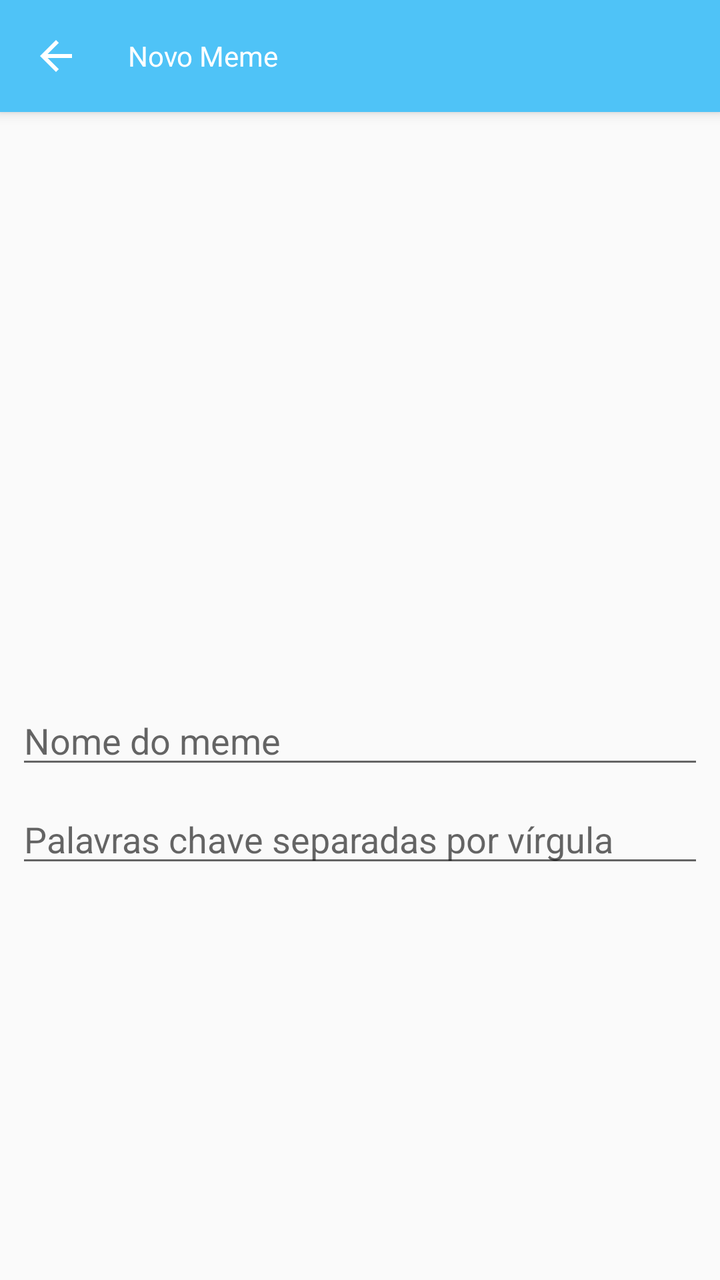
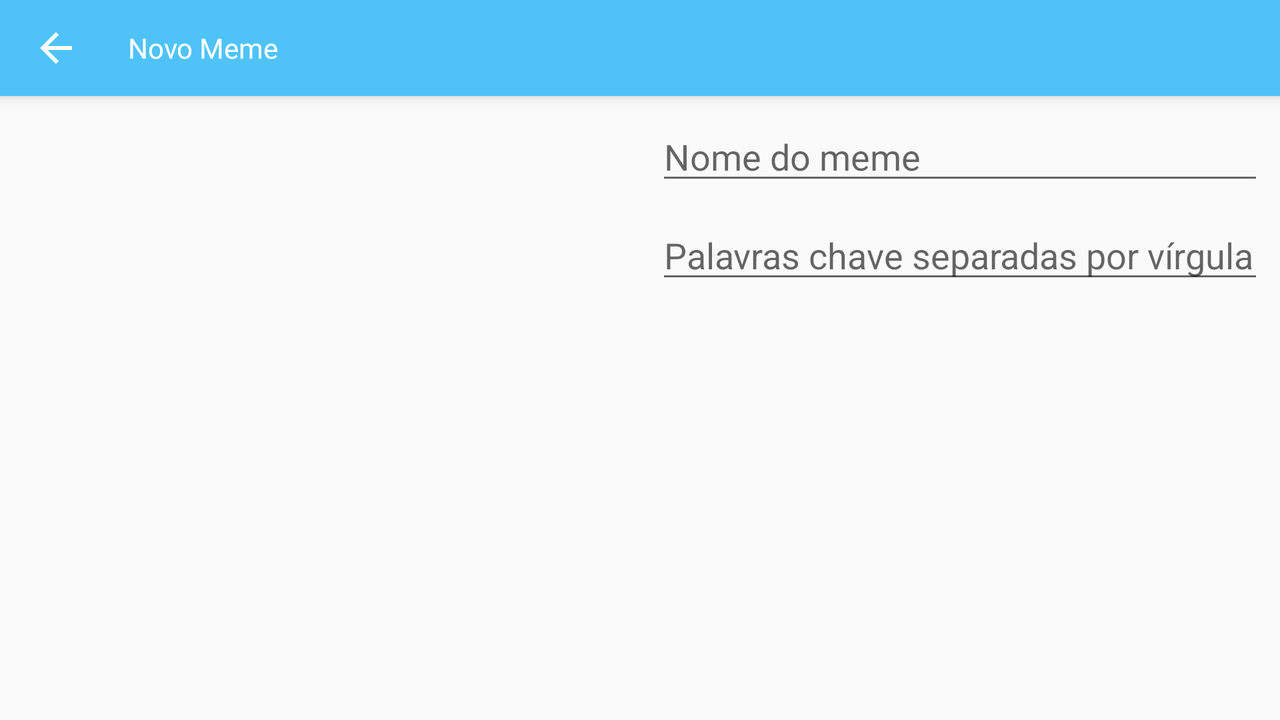

The same Android screen from two of the app's own layout files: first res/layout/ as a phone draws it, then the repository's variant for another configuration, drawn on a device whose configuration selects that folder. Both files follow.
<!-- AndroidManifest.xml: application theme AppTheme -->
<!-- res/layout/activity_edit.xml -->
<?xml version="1.0" encoding="utf-8"?>
<android.support.design.widget.CoordinatorLayout xmlns:android="http://schemas.android.com/apk/res/android"
    xmlns:app="http://schemas.android.com/apk/res-auto"
    xmlns:tools="http://schemas.android.com/tools"
    android:layout_width="match_parent"
    android:layout_height="match_parent"
    tools:context=".ui.EditActivity">

    <android.support.design.widget.AppBarLayout
        android:layout_width="match_parent"
        android:layout_height="wrap_content"
        android:animateLayoutChanges="true"
        android:elevation="@dimen/menu_elevation"
        android:fitsSystemWindows="true">

        <android.support.v7.widget.Toolbar
            android:id="@+id/search_toolbar"
            android:layout_width="match_parent"
            android:layout_height="?actionBarSize"
            android:background="@color/webSearchToolbar"
            android:visibility="visible">

            <android.support.constraint.ConstraintLayout
                android:layout_width="match_parent"
                android:layout_height="match_parent">

                <ImageView
                    android:id="@+id/menu_back"
                    android:layout_width="wrap_content"
                    android:layout_height="match_parent"
                    android:src="@drawable/ic_arrow_24dp"
                    app:layout_constraintStart_toStartOf="parent"
                    android:contentDescription="@string/back" />

                <TextView
                    android:layout_width="wrap_content"
                    android:layout_height="match_parent"
                    android:layout_marginStart="@dimen/menu_margin"
                    android:gravity="center_vertical"
                    android:text="@string/new_meme"
                    android:textColor="@android:color/white"
                    app:layout_constraintStart_toEndOf="@+id/menu_back" />


                <ImageView
                    android:id="@+id/menu_ok"
                    android:layout_width="wrap_content"
                    android:layout_height="match_parent"
                    android:layout_marginEnd="@dimen/menu_margin_end"
                    android:src="@drawable/ic_check_24dp"
                    app:layout_constraintEnd_toEndOf="parent"
                    android:contentDescription="@string/ok" />


            </android.support.constraint.ConstraintLayout>

        </android.support.v7.widget.Toolbar>

    </android.support.design.widget.AppBarLayout>

        <android.support.constraint.ConstraintLayout
            android:layout_width="match_parent"
            android:layout_height="match_parent"
            app:layout_behavior="@string/appbar_scrolling_view_behavior">

            <ImageView
                android:id="@+id/image_meme"
                android:layout_width="match_parent"
                android:layout_height="0dp"
                android:layout_marginStart="@dimen/normal_pad"
                android:layout_marginTop="@dimen/normal_pad"
                android:layout_marginEnd="@dimen/normal_pad"
                android:layout_marginBottom="@dimen/normal_pad"
                android:contentDescription="@string/meme_image"
                android:scaleType="fitCenter"
                app:layout_constraintBottom_toTopOf="@+id/guideline4"
                app:layout_constraintEnd_toEndOf="parent"
                app:layout_constraintHorizontal_bias="0.0"
                app:layout_constraintStart_toStartOf="parent"
                app:layout_constraintTop_toTopOf="parent"
                app:layout_constraintVertical_bias="1.0" />

            <EditText
                android:id="@+id/editText_name"
                android:layout_width="match_parent"
                android:layout_height="wrap_content"
                android:layout_marginStart="@dimen/normal_pad"
                android:layout_marginEnd="@dimen/normal_pad"
                android:hint="@string/meme_name"
                android:inputType="text"
                android:maxLines="1"
                app:layout_constraintEnd_toEndOf="parent"
                app:layout_constraintStart_toStartOf="parent"
                app:layout_constraintTop_toBottomOf="@+id/guideline4" />

            <EditText
                android:id="@+id/editText_tags"
                android:layout_width="match_parent"
                android:layout_height="wrap_content"
                android:layout_marginStart="@dimen/normal_pad"
                android:layout_marginTop="8dp"
                android:layout_marginEnd="@dimen/normal_pad"
                android:hint="@string/tags_hint"
                android:inputType="text"
                android:maxLines="1"
                app:layout_constraintEnd_toEndOf="parent"
                app:layout_constraintStart_toStartOf="parent"
                app:layout_constraintTop_toBottomOf="@+id/editText_name" />

            <android.support.v7.widget.RecyclerView
                android:id="@+id/recyclerView_groups"
                android:layout_width="match_parent"
                android:layout_height="wrap_content"
                android:layout_margin="@dimen/normal_pad"
                android:layout_marginStart="@dimen/normal_pad"
                android:layout_marginTop="8dp"
                android:layout_marginEnd="@dimen/normal_pad"
                app:layout_constraintBottom_toBottomOf="parent"
                app:layout_constraintEnd_toEndOf="parent"
                app:layout_constraintStart_toStartOf="parent"
                app:layout_constraintTop_toBottomOf="@+id/editText_tags"
                app:layout_constraintVertical_bias="0.0" />

            <android.support.constraint.Guideline
                android:id="@+id/guideline4"
                android:layout_width="wrap_content"
                android:layout_height="wrap_content"
                android:orientation="horizontal"
                app:layout_constraintGuide_percent=".5" />

        </android.support.constraint.ConstraintLayout>


</android.support.design.widget.CoordinatorLayout>
<!-- resources referenced by this layout -->
<resources>
  <color name="webSearchToolbar">#4fc3f7</color>
  <dimen name="menu_elevation">4dp</dimen>
  <dimen name="menu_margin">24dp</dimen>
  <dimen name="menu_margin_end">16dp</dimen>
  <dimen name="normal_pad">8dp</dimen>
  <!-- drawable ic_arrow_24dp (drawable) -->
  <vector android:height="24dp" android:tint="#FFFFFF"
      android:viewportHeight="24.0" android:viewportWidth="24.0"
      android:width="24dp" xmlns:android="http://schemas.android.com/apk/res/android">
      <path android:fillColor="@color/icon" android:pathData="M20,11H7.83l5.59,-5.59L12,4l-8,8 8,8 1.41,-1.41L7.83,13H20v-2z"/>
  </vector>
  <string name="back">Voltar</string>
  <string name="meme_image">Imagem do meme</string>
  <string name="meme_name">Nome do meme</string>
  <string name="new_meme">Novo Meme</string>
  <string name="ok">OK</string>
  <string name="tags_hint">Palavras chave separadas por vírgula</string>
  <style name="AppTheme" parent="Theme.AppCompat.Light.NoActionBar">
          
          <item name="colorPrimary">@color/colorPrimary</item>
          <item name="colorPrimaryDark">@color/colorPrimaryDark</item>
          <item name="colorAccent">@color/colorAccent</item>
          <item name="actionOverflowButtonStyle">@style/MyOverflowButtonStyle</item>
      </style>
  <color name="icon">#ffffff</color>
  <color name="colorPrimary">#ff8a65</color>
  <color name="colorPrimaryDark">#e47451</color>
  <color name="colorAccent">#1976d2</color>
  <style name="MyOverflowButtonStyle" parent="Widget.AppCompat.ActionButton.Overflow">
          <item name="android:tint">@color/icon</item>
      </style>
</resources>
<!-- res/layout-land/activity_edit.xml (the repository's variant of the layout above) -->
<!-- drawn on the phone turned sideways -->
<?xml version="1.0" encoding="utf-8"?>
<android.support.design.widget.CoordinatorLayout xmlns:android="http://schemas.android.com/apk/res/android"
    xmlns:app="http://schemas.android.com/apk/res-auto"
    xmlns:tools="http://schemas.android.com/tools"
    android:layout_width="match_parent"
    android:layout_height="match_parent"
    tools:context=".ui.EditActivity">

    <android.support.design.widget.AppBarLayout
        android:layout_width="match_parent"
        android:layout_height="wrap_content"
        android:animateLayoutChanges="true"
        android:elevation="@dimen/menu_elevation"
        android:fitsSystemWindows="true">

        <android.support.v7.widget.Toolbar
            android:id="@+id/search_toolbar"
            android:layout_width="match_parent"
            android:layout_height="?actionBarSize"
            android:background="@color/webSearchToolbar"
            android:visibility="visible">

            <android.support.constraint.ConstraintLayout
                android:layout_width="match_parent"
                android:layout_height="match_parent">

                <ImageView
                    android:id="@+id/menu_back"
                    android:layout_width="wrap_content"
                    android:layout_height="match_parent"
                    android:src="@drawable/ic_arrow_24dp"
                    app:layout_constraintStart_toStartOf="parent"
                    android:contentDescription="@string/back" />

                <TextView
                    android:layout_width="wrap_content"
                    android:layout_height="match_parent"
                    android:layout_marginStart="@dimen/menu_margin"
                    android:gravity="center_vertical"
                    android:text="@string/new_meme"
                    android:textColor="@android:color/white"
                    app:layout_constraintStart_toEndOf="@+id/menu_back" />


                <ImageView
                    android:id="@+id/menu_ok"
                    android:layout_width="wrap_content"
                    android:layout_height="match_parent"
                    android:layout_marginEnd="@dimen/menu_margin_end"
                    android:src="@drawable/ic_check_24dp"
                    app:layout_constraintEnd_toEndOf="parent"
                    android:contentDescription="@string/ok" />


            </android.support.constraint.ConstraintLayout>

        </android.support.v7.widget.Toolbar>

    </android.support.design.widget.AppBarLayout>

        <android.support.constraint.ConstraintLayout
            android:layout_width="match_parent"
            android:layout_height="match_parent"
            app:layout_behavior="@string/appbar_scrolling_view_behavior">

            <ImageView
                android:id="@+id/image_meme"
                android:layout_width="0dp"
                android:layout_height="0dp"
                android:layout_marginStart="@dimen/normal_pad"
                android:layout_marginTop="@dimen/normal_pad"
                android:layout_marginEnd="@dimen/normal_pad"
                android:layout_marginBottom="@dimen/normal_pad"
                android:contentDescription="@string/meme_image"
                android:scaleType="fitCenter"
                app:layout_constraintBottom_toBottomOf="parent"
                app:layout_constraintEnd_toStartOf="@+id/guideline2"
                app:layout_constraintStart_toStartOf="parent"
                app:layout_constraintTop_toTopOf="parent" />

            <android.support.constraint.Guideline
                android:id="@+id/guideline2"
                android:layout_width="wrap_content"
                android:layout_height="wrap_content"
                android:orientation="vertical"
                app:layout_constraintEnd_toEndOf="parent"
                app:layout_constraintGuide_percent=".5"
                app:layout_constraintStart_toStartOf="parent" />

            <EditText
                android:id="@+id/editText_name"
                android:layout_width="0dp"
                android:layout_height="wrap_content"
                android:layout_marginStart="@dimen/normal_pad"
                android:layout_marginTop="@dimen/normal_pad"
                android:layout_marginEnd="@dimen/normal_pad"
                android:hint="@string/meme_name"
                android:inputType="text"
                android:maxLines="1"
                android:textAlignment="textStart"
                app:layout_constraintEnd_toEndOf="parent"
                app:layout_constraintStart_toStartOf="@+id/guideline2"
                app:layout_constraintTop_toTopOf="parent" />

            <EditText
                android:id="@+id/editText_tags"
                android:layout_width="0dp"
                android:layout_height="wrap_content"
                android:layout_marginStart="@dimen/normal_pad"
                android:layout_marginTop="@dimen/normal_pad"
                android:layout_marginEnd="@dimen/normal_pad"
                android:hint="@string/tags_hint"
                android:inputType="text"
                android:maxLines="1"
                android:textAlignment="textStart"
                app:layout_constraintEnd_toEndOf="parent"
                app:layout_constraintStart_toStartOf="@+id/guideline2"
                app:layout_constraintTop_toBottomOf="@+id/editText_name" />

            <android.support.v7.widget.RecyclerView
                android:id="@+id/recyclerView_groups"
                android:layout_width="0dp"
                android:layout_height="wrap_content"
                android:layout_margin="@dimen/normal_pad"
                android:layout_marginStart="@dimen/normal_pad"
                android:layout_marginTop="@dimen/normal_pad"
                android:layout_marginEnd="@dimen/normal_pad"
                android:layout_marginBottom="@dimen/normal_pad"
                android:foregroundGravity="top"
                app:layout_constraintBottom_toBottomOf="parent"
                app:layout_constraintEnd_toEndOf="parent"
                app:layout_constraintStart_toStartOf="@+id/guideline2"
                app:layout_constraintTop_toBottomOf="@+id/editText_tags"
                app:layout_constraintVertical_bias="0.0" />

        </android.support.constraint.ConstraintLayout>


</android.support.design.widget.CoordinatorLayout>
